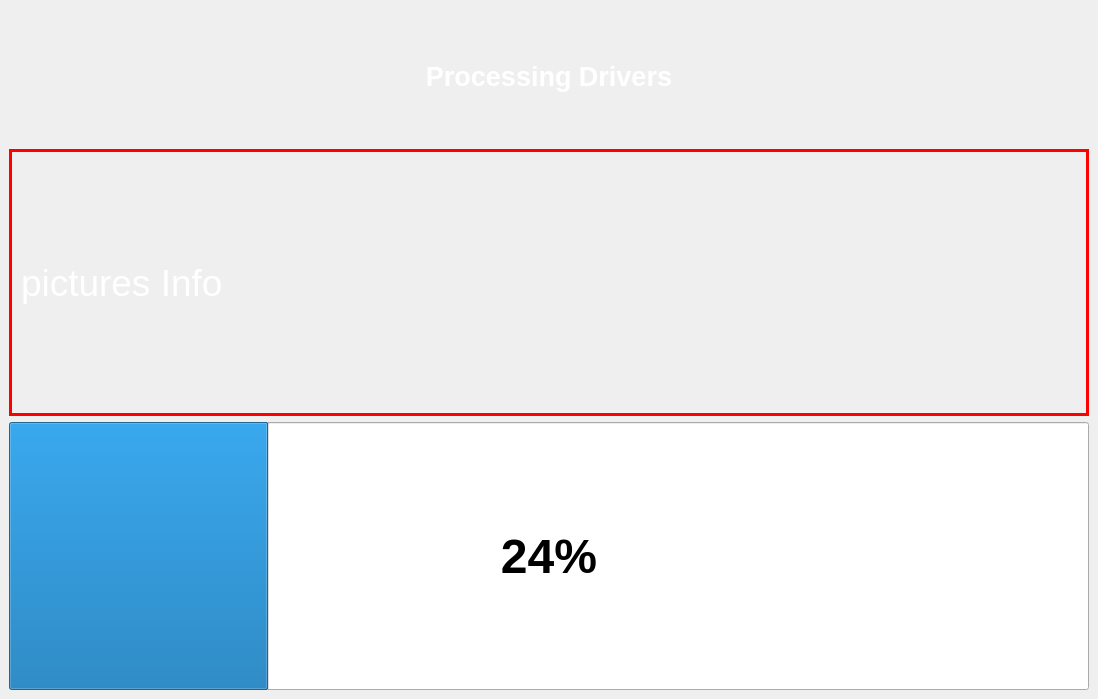
<?xml version="1.0" encoding="UTF-8"?>
<ui version="4.0">
 <class>trainer</class>
 <widget class="QMainWindow" name="trainer">
  <property name="geometry">
   <rect>
    <x>0</x>
    <y>0</y>
    <width>1098</width>
    <height>699</height>
   </rect>
  </property>
  <property name="windowTitle">
   <string>trainer</string>
  </property>
  <property name="styleSheet">
   <string notr="true">background-image: url('/home/phong/Desktop/antitheft/GUI/3/a.jpg');
</string>
  </property>
  <widget class="QWidget" name="centralwidget">
   <layout class="QVBoxLayout" name="verticalLayout" stretch="1,2,2">
    <item>
     <widget class="QLabel" name="label">
      <property name="sizePolicy">
       <sizepolicy hsizetype="Preferred" vsizetype="Preferred">
        <horstretch>0</horstretch>
        <verstretch>0</verstretch>
       </sizepolicy>
      </property>
      <property name="font">
       <font>
        <pointsize>20</pointsize>
        <weight>75</weight>
        <bold>true</bold>
       </font>
      </property>
      <property name="styleSheet">
       <string notr="true">color: white;
</string>
      </property>
      <property name="text">
       <string>Processing Drivers</string>
      </property>
      <property name="alignment">
       <set>Qt::AlignCenter</set>
      </property>
     </widget>
    </item>
    <item>
     <widget class="QLabel" name="pictures_info">
      <property name="sizePolicy">
       <sizepolicy hsizetype="Preferred" vsizetype="Preferred">
        <horstretch>0</horstretch>
        <verstretch>0</verstretch>
       </sizepolicy>
      </property>
      <property name="font">
       <font>
        <pointsize>28</pointsize>
       </font>
      </property>
      <property name="styleSheet">
       <string notr="true">color: white;
border: 3px solid red;</string>
      </property>
      <property name="text">
       <string>pictures Info</string>
      </property>
     </widget>
    </item>
    <item>
     <widget class="QProgressBar" name="progressBar">
      <property name="sizePolicy">
       <sizepolicy hsizetype="Preferred" vsizetype="Preferred">
        <horstretch>0</horstretch>
        <verstretch>0</verstretch>
       </sizepolicy>
      </property>
      <property name="font">
       <font>
        <pointsize>36</pointsize>
        <weight>75</weight>
        <bold>true</bold>
       </font>
      </property>
      <property name="value">
       <number>24</number>
      </property>
     </widget>
    </item>
   </layout>
  </widget>
 </widget>
 <resources/>
 <connections/>
</ui>
